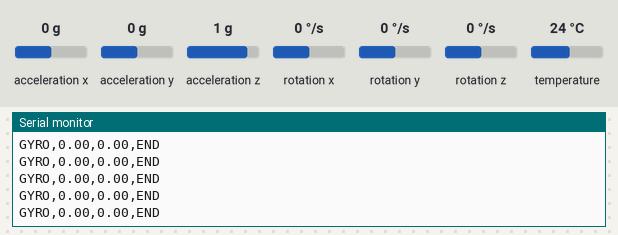
Bench run of a sketch on a simulated Arduino Leonardo, built with avr-gcc and run on an emulated ATmega32U4. Parts: the last lines printed to the serial monitor. Inputs (shaded band) come from the test bench; at power-on: acceleration x 0 g, acceleration y 0 g, acceleration z 1 g, rotation x 0 °/s, rotation y 0 °/s, rotation z 0 °/s, temperature 24 °C.

Above: at 1.3 s.
1.4 s: acceleration x set to -1.4 g
At 2.3 s:
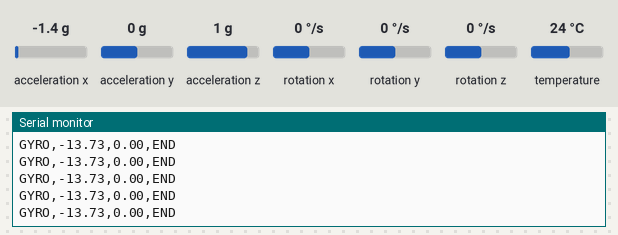
4.4 s: acceleration y set to -1.4 g
At 4.9 s:
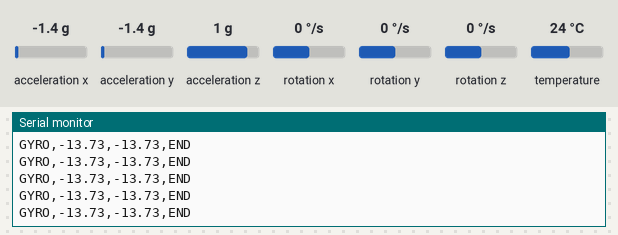
5.9 s: acceleration x set to -0.8 g
At 6.6 s:
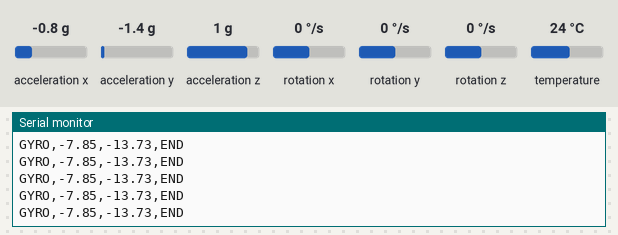
Timing chart, 0 to 8.9 s (numbered marks = the images above; inputs shaded):
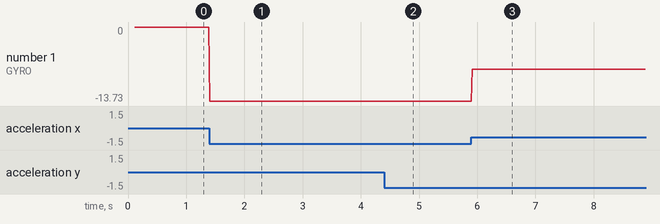

Measured:
- after the input at 1.4 s, the serial monitor: prints a new line at once (image 1)
- after the input at 4.4 s, the serial monitor: prints a new line at once (image 2)
- after the input at 5.9 s, the serial monitor: prints a new line at once (image 3)
- plotted number 1: 0 → -13.73 after the input at 1.4 s, -13.73 → -7.85 after the input at 5.9 s

The sketch:

remote-gyro.ino
```cpp
// Basic demo for accelerometer readings from Adafruit MPU6050

#include <Adafruit_MPU6050.h>
#include <Adafruit_Sensor.h>
#include <Wire.h>

Adafruit_MPU6050 mpu;

void setup(void) {
  Serial.begin(115200);
  while (!Serial)
    delay(10); // will pause Zero, Leonardo, etc until serial console opens

  // Try to initialize!
  if (!mpu.begin()) {
    Serial.println("Failed to find MPU6050 chip");
    while (1) {
      delay(10);
    }
  }

  mpu.setAccelerometerRange(MPU6050_RANGE_2_G);
  mpu.setGyroRange(MPU6050_RANGE_250_DEG);
  mpu.setFilterBandwidth(MPU6050_BAND_5_HZ);
  delay(100);
}

void loop() {

  /* Get new sensor events with the readings */
  sensors_event_t a, g, temp;
  mpu.getEvent(&a, &g, &temp);

  Serial.print("GYRO,");
  Serial.print(a.acceleration.x);
  Serial.print(",");
  Serial.print(a.acceleration.y);
  Serial.println(",END");
  delay(10);
}
```
